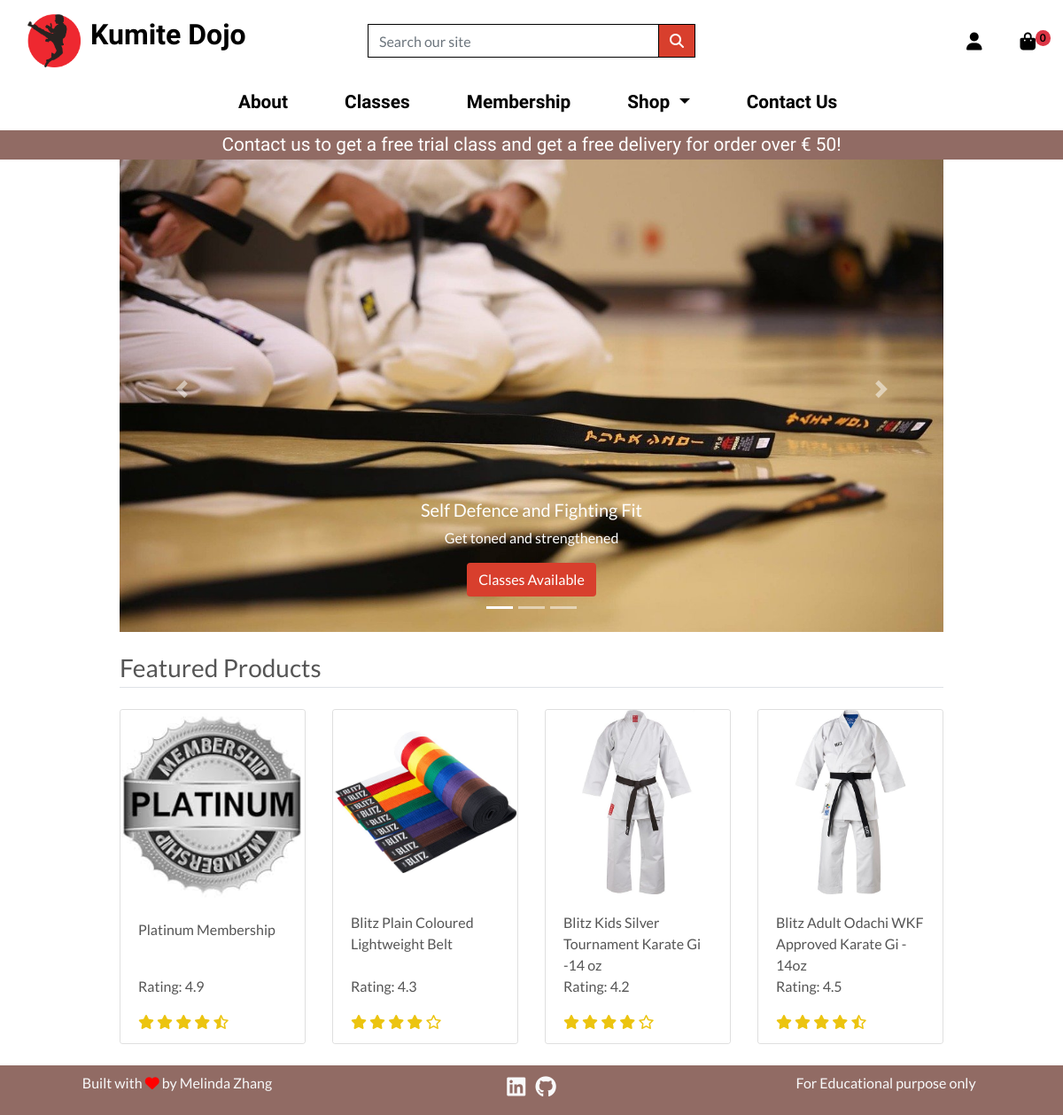
/, run on an earlier commit of the app's database.
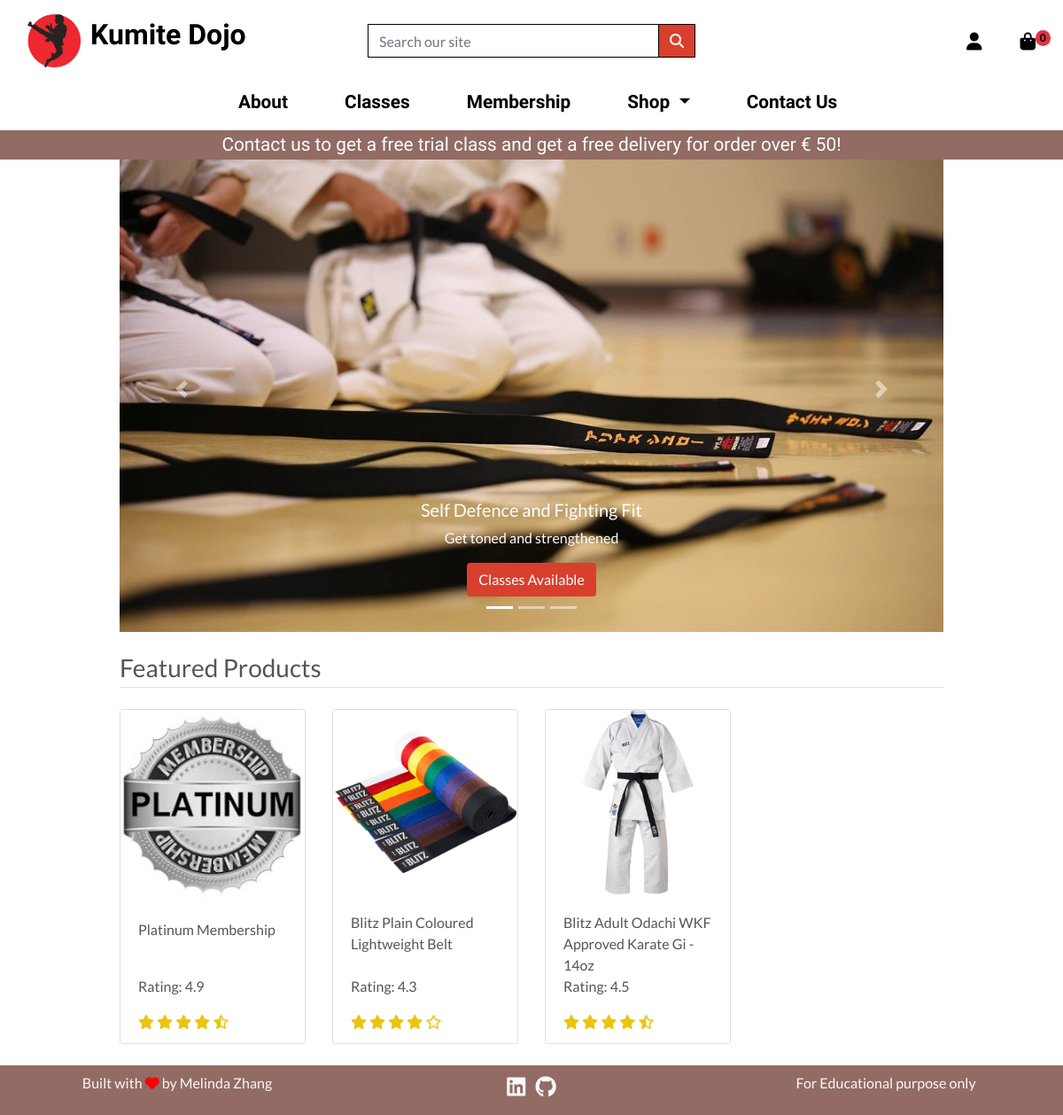
And on a later commit of the database.
### home/models.py (models this page shows, shortened)
class Banner(models.Model):
    img = models.ImageField(upload_to="banner_imgs/")
    label = models.CharField(max_length=500, null=True, blank=True)
    tag = models.CharField(max_length=500, null=True, blank=True)
    url = models.URLField(max_length=500, null=True, blank=True)
    alt_text = models.CharField(max_length=300)

### products/models.py (models this page shows, shortened)
class Product(models.Model):
    category = models.ForeignKey(
        "Category", null=True, blank=True, on_delete=models.SET_NULL
    )
    name = models.CharField(max_length=254)
    slug = models.SlugField(max_length=254, unique=True)
    description = models.TextField()
    price = models.DecimalField(max_digits=6, decimal_places=2)
    stock = models.IntegerField(default=True)
    rating = models.DecimalField(max_digits=6, decimal_places=1, null=True, blank=True)
    timestamp = models.DateTimeField(auto_now_add=False, auto_now=True)
    updated = models.DateTimeField(auto_now_add=False, auto_now=True)
    active = models.BooleanField(default=True)
    is_featured = models.BooleanField(default=False)
    class Meta:
        unique_together = ("name", "slug")

class ProductImage(models.Model):
    product = models.ForeignKey(Product, on_delete=models.CASCADE)
    image = models.ImageField(upload_to="products_imgs/", null=True, blank=True)
    featured = models.BooleanField(default=False)
    active = models.BooleanField(default=True)
    updated = models.DateTimeField(auto_now_add=False, auto_now=True)

### home/views.py (the view)
# urls.py: path("", views.index, name="home"),
def index(request):
    banners = Banner.objects.all().order_by("-id")
    products = Product.objects.filter(is_featured=True).order_by("-id")
    context = {
        "products": products,
        "banners": banners,
    }
    return render(request, "home/index.html", context)

### bag/views.py (called while the page is built)
def _bag_id(request):
    bag = request.session.session_key
    if not bag:
        bag = request.session.create()
    return bag

### home/templates/home/index.html (shortened to what the changed rows need)
{% extends "base.html" %}
{% load static %}
{% block content %}
    <section class="section-intro padding-y-sm">
        <div class="container">
            <div id="carouselExampleIndicators" class="carousel slide intro-banner-wrap" data-ride="carousel">
                <ol class="carousel-indicators">
                {% for banner in banners %}
                    {% if forloop.counter == 1 %}
                        <li data-target="#carouselExampleIndicators" data-slide-to="{{forloop.counter}}" class="active"></li>
                    {% else %}
                        <li data-target="#carouselExampleIndicators" data-slide-to="{{forloop.counter}}"></li>
                    {% endif %}
                {% endfor %}
                </ol>
                <div class="carousel-inner">
                    {% for banner in banners %}
                        {% if forloop.counter == 1 %}
                            <div class="carousel-item active">
                        {% else %}
                            <div class="carousel-item">
                        {% endif %}
                            <img src="/media/{{banner.img}}" class="img-fluid rounded-0" alt="...">
                                <div class="carousel-caption d-none d-md-block">
                                    <h5>{{ banner.label }}</h5>
                                    <p>{{ banner.tag }}</p>
                                    <a href="{{ banner.url}}" class="btn btn-red">{{banner.alt_text}}</a>
                                </div>
                            </div>
                    {% endfor %}
                            </div>
                </div>
            </div>
    </section>
    <section class="section-name padding-y-sm">
        <div class="container">
            <div class="row">
                {% for product in products %}
                <div class="col-sm-6 col-md-6 col-lg-4 col-xl-3 margin" >
                    <div class="card h-100">
                        {% if product.productimage_set.all %}
                            <a href="{% url 'product_detail' product.slug %}">
                                <img class="card-img-top" src="{{ product.productimage_set.first.image.url }}" alt="{{ product.name }}">
                            </a>
                        {% else %}
                            <a href="{% url 'product_detail' product.slug %}">
                                <img class="card-img-top img-fluid product-img" src="{{ MEDIA_URL }}noimage.png" alt="{{ product.name }}">
                            </a>
                        {% endif %}
                        <div class="card-body pb-0">
                            <p class="mb-0">{{ product.name }}</p>
                        </div>
                        <div class="card-footer bg-white pt-0 border-0 text-left">
                            <p class="card-text">Rating: {{ product.rating }}</p>
                            <div class="rating-star">
                                <span>
                                    <i class="fa fa-star{% if product.rating < 0.5 %}-o{% elif product.rating >= 0.5 and product.rating < 1 %}-half-o {% endif %}" aria-hidden="true"></i>
                                    <i class="fa fa-star{% if product.rating < 1.5 %}-o{% elif product.rating >= 1.5 and product.rating < 2 %}-half-o {% endif %}" aria-hidden="true"></i>
                                    <i class="fa fa-star{% if product.rating < 2.5 %}-o{% elif product.rating >= 2.5 and product.rating < 3 %}-half-o {% endif %}" aria-hidden="true"></i>
                                    <i class="fa fa-star{% if product.rating < 3.5 %}-o{% elif product.rating >= 3.5 and product.rating < 4 %}-half-o {% endif %}" aria-hidden="true"></i>
                                    <i class="fa fa-star{% if product.rating < 4.5 %}-o{% elif product.rating >= 4.5 and product.rating < 5 %}-half-o {% endif %}" aria-hidden="true"></i>
                                </span>
                            </div>
                        </div>
                    </div>
                </div>
                {% endfor %}
            </div>
        </div>
     </section>
{% endblock%}

What changed in the data, as far as the page shows it:
removed Product: productimage_set.first.image (picture), name "Blitz Kids Silver Tournament Karate Gi -14 oz", rating "4.2"
